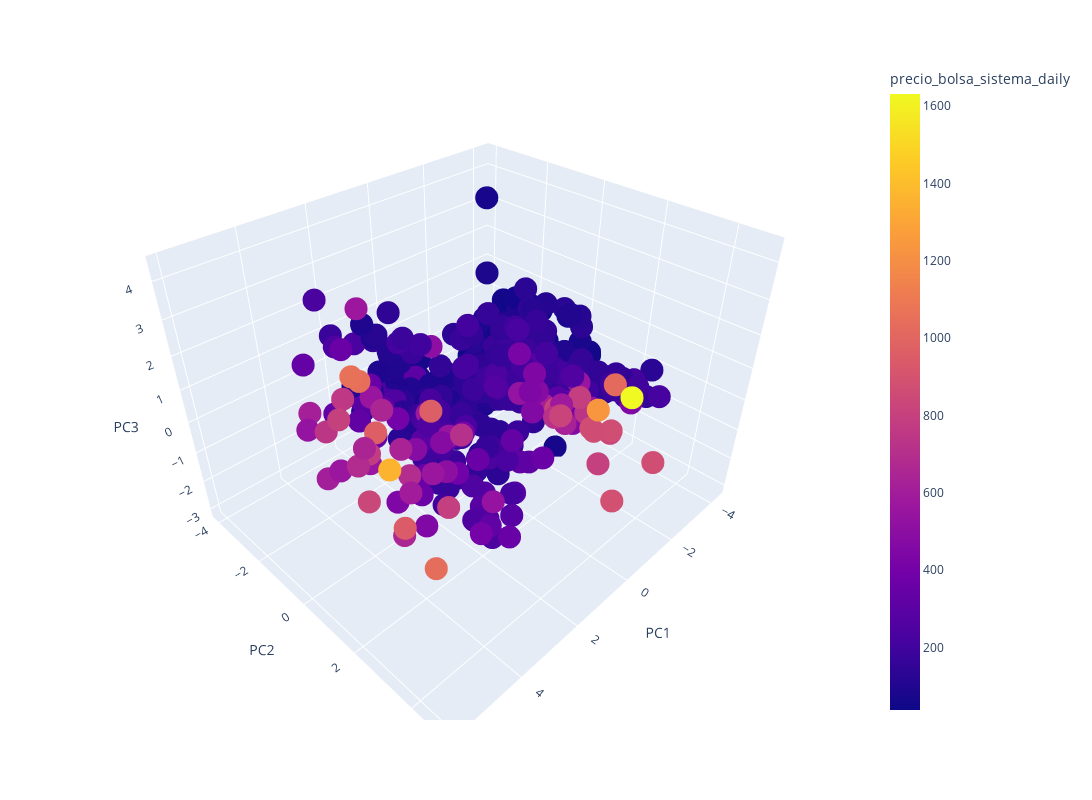

Notebook code for this chart:
### Code cell
from mpl_toolkits.mplot3d import Axes3D

fig2 = px.scatter_3d(df_pca.sample(frac=0.1), x='PC1', 
                     y='PC2', 
                     z='PC3', 
                     color='precio_bolsa_sistema_daily',
                     width=1200, height=800)
fig2.show()

### Figure 1 — Plotly figure (JSON) as saved in the notebook; plotly's stock layout.template omitted (floating-point values rounded to 4 significant figures; data arrays with more than 128 entries replaced by an {"elided": "..."} marker saying what was removed)
{"data": [{"hovertemplate": "PC1=%{x}<br>PC2=%{y}<br>PC3=%{z}<br>precio_bolsa_sistema_daily=%{marker.color}<extra></extra>", "legendgroup": "", "marker": {"color": {"elided": "523 float values"}, "coloraxis": "coloraxis", "symbol": "circle"}, "mode": "markers", "name": "", "scene": "scene", "showlegend": false, "type": "scatter3d", "x": {"elided": "523 float values"}, "y": {"elided": "523 float values"}, "z": {"elided": "523 float values"}}], "layout": {"coloraxis": {"colorbar": {"title": {"text": "precio_bolsa_sistema_daily"}}, "colorscale": [[0, "#0d0887"], [0.1111, "#46039f"], [0.2222, "#7201a8"], [0.3333, "#9c179e"], [0.4444, "#bd3786"], [0.5556, "#d8576b"], [0.6667, "#ed7953"], [0.7778, "#fb9f3a"], [0.8889, "#fdca26"], [1, "#f0f921"]]}, "height": 800, "legend": {"tracegroupgap": 0}, "margin": {"t": 60}, "scene": {"domain": {"x": [0, 1], "y": [0, 1]}, "xaxis": {"title": {"text": "PC1"}}, "yaxis": {"title": {"text": "PC2"}}, "zaxis": {"title": {"text": "PC3"}}}, "width": 1200}}
